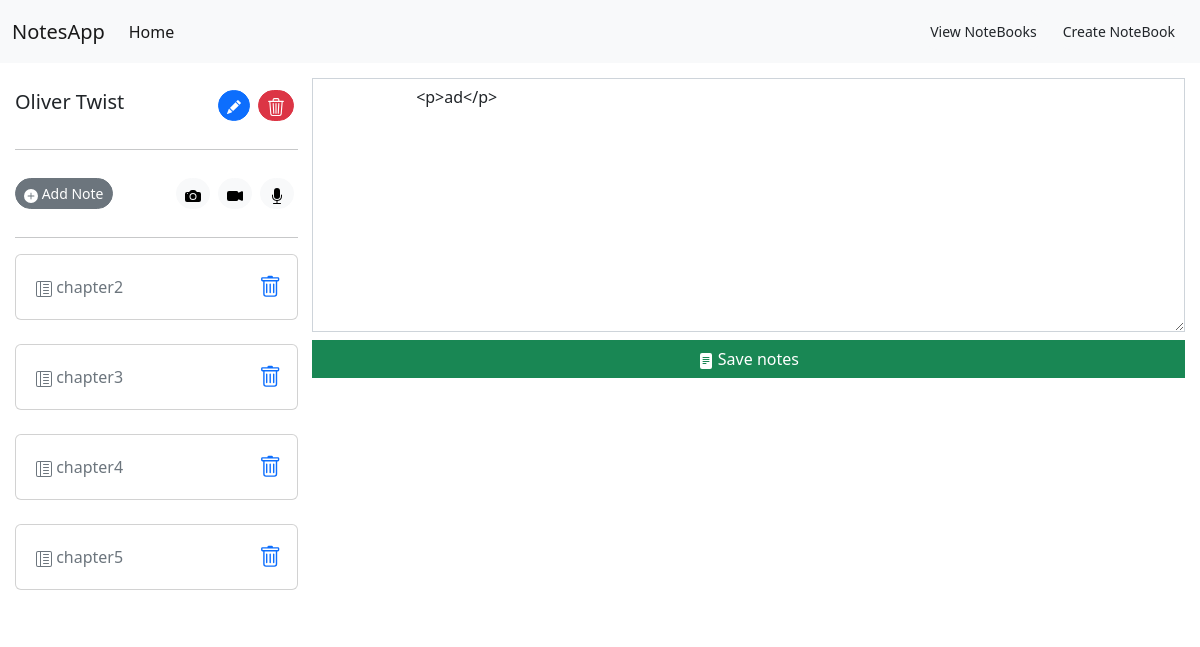
/notes/createnotes.php?bid=2&nid=16&name=chapter5, run on an earlier commit of the app's database.
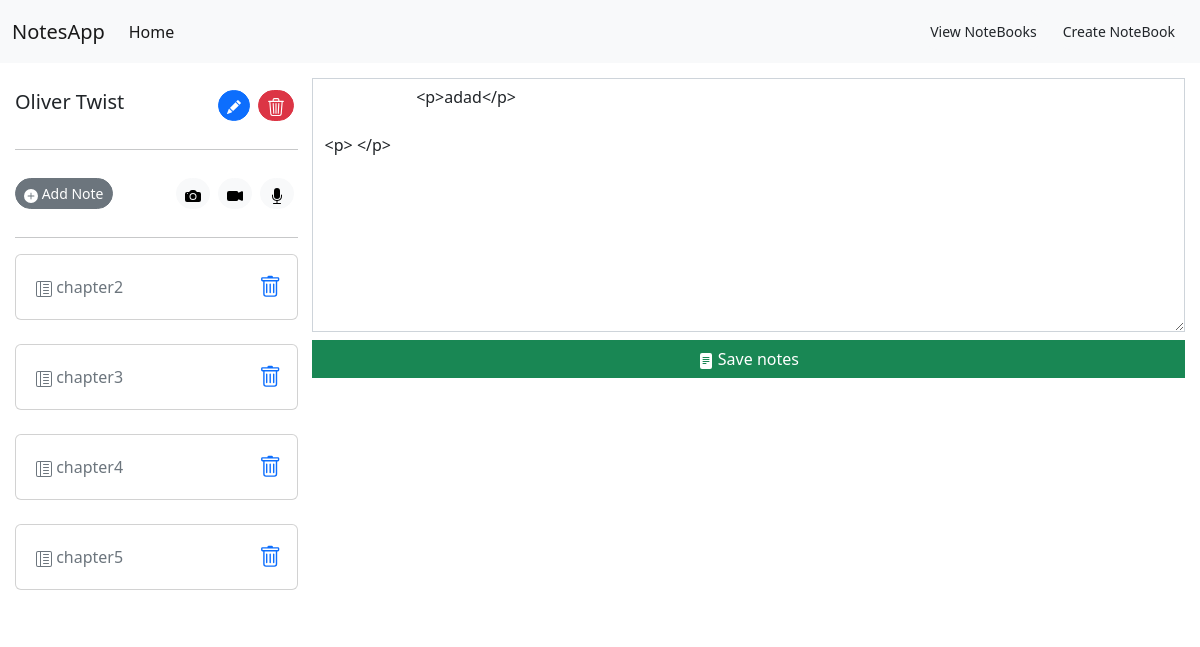
And on a later commit of the database.
### tables this page shows
CREATE TABLE "notes" (
	"n_id"	INTEGER PRIMARY KEY AUTOINCREMENT,
	"note_name"	TEXT NOT NULL,
	"book_id"	INTEGER NOT NULL,
	"notes"	TEXT,
	"note_type"	TEXT,
	"created_at"	DATETIME DEFAULT CURRENT_TIMESTAMP,
	"updated_at"	DATETIME DEFAULT CURRENT_TIMESTAMP,
	FOREIGN KEY("book_id") REFERENCES "notebooks"("nb_id")
);

### notes/createnotes.php (the view, shortened to what the changed rows need)
<?php
include_once '../includes/header.php';
include_once '../includes/footer.php';
?>
<link rel="stylesheet" href="css/createnotes.css">
<?php
if (isset($_REQUEST['bid'])) {
    $bid = $_REQUEST['bid'];
    function getTitle()
    {
        $db = new database('../notesapp.db');
        $bid =   $_REQUEST['bid'];
        $sql = "SELECT name from notebooks WHERE nb_id = '$bid'";
        $res = $db->query($sql);
        while ($row = $res->fetchArray(SQLITE3_ASSOC)) {
            return $row['name'];
        }
    }
}
?>
<div class="wrapper">
    <div class="box1 fullnav">
        <div class="nav flex-column  nav-pills" id="v-pills-tab" role="tablist" aria-orientation="vertical">
            <?php
            $db = new database('../notesapp.db');
            $sql = "SELECT COUNT(*) FROM notes WHERE book_id = '$bid'";
            $res = $db->query($sql);
            if ($res) {
                $sql = "SELECT * FROM notes WHERE book_id = '$bid'";
                $response = $db->query($sql);
                while ($row = $response->fetchArray(SQLITE3_ASSOC)) {
                    echo '<div class="card card-body" style="display:flex;flex-direction:row;">
			<a id="notename"  href="createnotes.php?bid=' . $row['book_id'] . '&nid=' . $row['n_id'] . '&name=' . $row['note_name'] . '"  class="text-secondary  p-1 w-100" >
            <svg xmlns="http://www.w3.org/2000/svg" width="16" height="16" fill="currentColor" class="bi bi-layout-text-sidebar-reverse" viewBox="0 0 16 16">
            <path d="M12.5 3a.5.5 0 0 1 0 1h-5a.5.5 0 0 1 0-1h5zm0 3a.5.5 0 0 1 0 1h-5a.5.5 0 0 1 0-1h5zm.5 3.5a.5.5 0 0 0-.5-.5h-5a.5.5 0 0 0 0 1h5a.5.5 0 0 0 .5-.5zm-.5 2.5a.5.5 0 0 1 0 1h-5a.5.5 0 0 1 0-1h5z"/>
            <path d="M16 2a2 2 0 0 0-2-2H2a2 2 0 0 0-2 2v12a2 2 0 0 0 2 2h12a2 2 0 0 0 2-2V2zM4 1v14H2a1 1 0 0 1-1-1V2a1 1 0 0 1 1-1h2zm1 0h9a1 1 0 0 1 1 1v12a1 1 0 0 1-1 1H5V1z"/>
          </svg>
            ';
                    echo $row['note_name'] . '
			</a>
            <a href="deleteNotes.php?nid=' . $row['n_id'] . '&bid=' . $row['book_id'] . '" style="margin-left:auto;padding-left:1px">
            <svg width="1.4em" height="2em" viewBox="0 0 16 16" class="bi bi-trash ml-2" fill="currentColor" xmlns="http://www.w3.org/2000/svg">
            <path d="M5.5 5.5A.5.5 0 0 1 6 6v6a.5.5 0 0 1-1 0V6a.5.5 0 0 1 .5-.5zm2.5 0a.5.5 0 0 1 .5.5v6a.5.5 0 0 1-1 0V6a.5.5 0 0 1 .5-.5zm3 .5a.5.5 0 0 0-1 0v6a.5.5 0 0 0 1 0V6z"/>
            <path fill-rule="evenodd" d="M14.5 3a1 1 0 0 1-1 1H13v9a2 2 0 0 1-2 2H5a2 2 0 0 1-2-2V4h-.5a1 1 0 0 1-1-1V2a1 1 0 0 1 1-1H6a1 1 0 0 1 1-1h2a1 1 0 0 1 1 1h3.5a1 1 0 0 1 1 1v1zM4.118 4L4 4.059V13a1 1 0 0 0 1 1h6a1 1 0 0 0 1-1V4.059L11.882 4H4.118zM2.5 3V2h11v1h-11z"/>
          </svg>
            </a>
            </div> <br>';
                }
            } else {
                echo 'No Notes Created';
            }
            ?>
        </div>
    </div>
    <div class="box2">
        <?php
        if (isset($_REQUEST['bid'])) {
            $bid = $_REQUEST['bid'];
            $db = new database('../notesapp.db');
            $sql = "SELECT COUNT(*) as count FROM notes WHERE book_id = '$bid'";
            $res = $db->query($sql);
            $ress = $res->fetchArray();
            $numRows = $ress['count'];
            if ($numRows > 0) {
                if (isset($_REQUEST['nid']) && isset($_REQUEST['name'])) {
                    $nid = $_REQUEST['nid'];
                    $sql = "SELECT * FROM notes WHERE n_id = '$nid' and book_id = '$bid' ";
                    $result = $db->query($sql);
                    while ($row = $result->fetchArray(SQLITE3_ASSOC)) {
                        $notes = $row['notes'];
                        echo ' <form action="uploadNotes.php" method="post" enctype="multipart/form-data">
                        <div class="mb-2">
                      <textarea cols="80"   class="form-control rounded-0" name="editor2" rows="10" style="height:inherit" >
                      ' . $notes . '
                      </textarea>
                      </div>
                      <div class="d-grid gap-2 ">
                        <button class="btn btn-success   rounded-0" type="submit" name="s-btn">
                        <svg width="1em" height="1em" viewBox="0 0 16 16" class="bi bi-file-text-fill" fill="currentColor" xmlns="http://www.w3.org/2000/svg">
                          <path fill-rule="evenodd" d="M12 0H4a2 2 0 0 0-2 2v12a2 2 0 0 0 2 2h8a2 2 0 0 0 2-2V2a2 2 0 0 0-2-2zM5 4a.5.5 0 0 0 0 1h6a.5.5 0 0 0 0-1H5zm-.5 2.5A.5.5 0 0 1 5 6h6a.5.5 0 0 1 0 1H5a.5.5 0 0 1-.5-.5zM5 8a.5.5 0 0 0 0 1h6a.5.5 0 0 0 0-1H5zm0 2a.5.5 0 0 0 0 1h3a.5.5 0 0 0 0-1H5z"/>
                        </svg>
                            Save notes
                         </button>
                         <input type ="hidden" value="' . $nid . '" name="nid">
                         <input type ="hidden" value="' . $bid . '" name="bid">
                         </div>
                          </form>
                          </div>
                      ';
                    }
                }
            }
        }
        ?>
    </div>

What changed in the data, as far as the page shows it:
changed notes "chapter5": editor2 "<p>ad</p>" → "<p>adad</p> <p> </p>"
